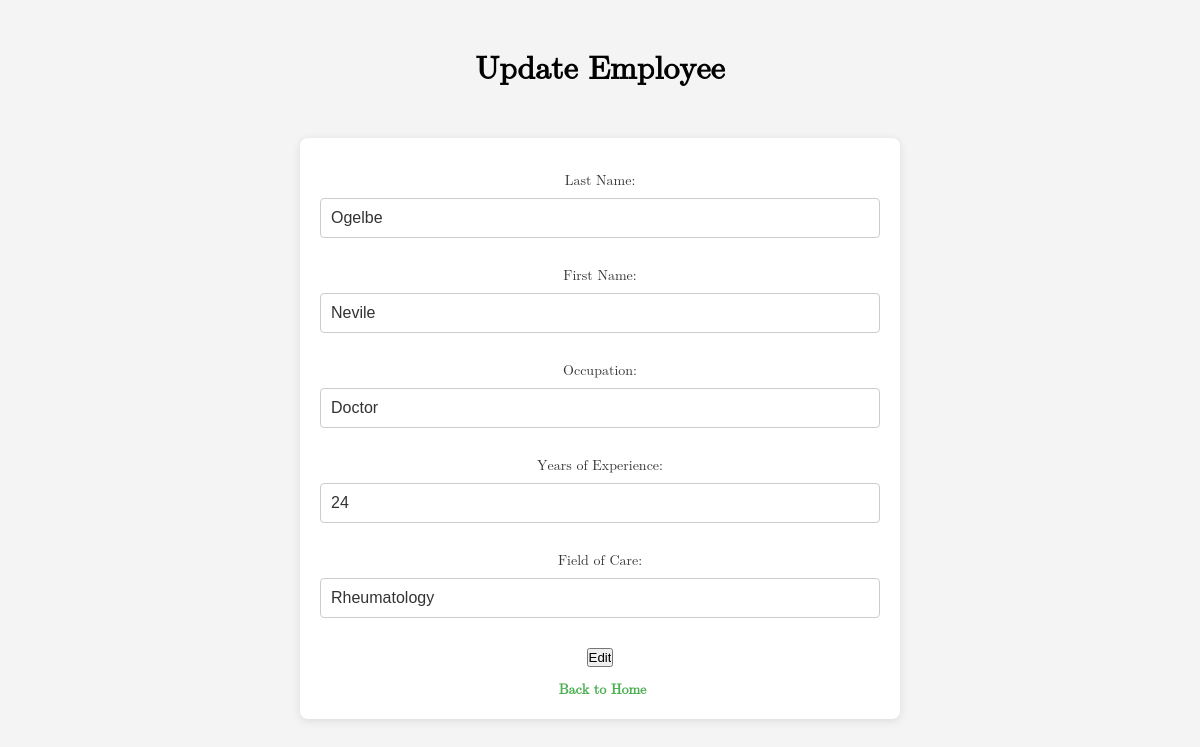
Screenshot of /update.php?employee_id=1 with the database file from the repository.
### tables this page shows
CREATE TABLE Employee (
    employee_id INT AUTO_INCREMENT PRIMARY KEY, 
    last_name VARCHAR(100) NOT NULL,        
    first_name VARCHAR(100) NOT NULL,       
    occupation VARCHAR(100) NOT NULL,      
    years_of_experience INT NOT NULL,        
    expertise VARCHAR(100) NOT NULL      
);

### core/models.php (called while the page is built, shortened)
<?php
function getEmployeeId($pdo, $employee_id)
{
    $sql = "SELECT * FROM employee WHERE employee_id = ?";
    $stmt = $pdo->prepare($sql);
    if ($stmt->execute([$employee_id])) {
        return $stmt->fetch();
    }
}
?>

### update.php (the view, shortened to what this page needs)
<?php require_once 'core/dbConfig.php'; ?>
<?php require_once 'core/models.php'; ?>
<!DOCTYPE html>
<html lang="en">
<head>
  <link rel="stylesheet" href="css/components.css">
</head>
<body>
  <?php $getEmployeeId = getEmployeeId($pdo, $_GET['employee_id']); ?>
  <h1>Update Employee</h1>
  <form action=" core/handleForms.php" method="POST">
    <p>
      <label for="last_name">Last Name:</label>
      <input type="text" name="last_name" value="<?php echo $getEmployeeId['last_name']; ?>" required>
    </p>
    <p>
      <label for="first_name">First Name:</label>
      <input type="text" name="first_name" value="<?php echo $getEmployeeId['first_name']; ?>" required>
    </p>
    <p>
      <label for="occupation">Occupation:</label>
      <input type="text" name="occupation" value="<?php echo $getEmployeeId['occupation']; ?>" required>
    </p>
    <p>
      <label for="years_of_experience">Years of Experience:</label>
      <input type="text" name="years_of_experience" value="<?php echo $getEmployeeId['years_of_experience']; ?>"
        required>
    </p>
    <p>
      <label for="expertise">Field of Care:</label>
      <input type="text" name="expertise" value="<?php echo $getEmployeeId['expertise']; ?>" required>
    </p>
    <p>
      <input type="submit" name="editEmployeeBtn" value="Edit">
    </p>
    <p>
      <a href="index.php">Back to Home</a>
    </p>
  </form>
</body>
</html>

### css/components.css (style rules this page uses)
* { margin: 0; padding: 0; box-sizing: border-box; }
body { font-family: math; background-color: #f4f4f4; height: 100vh; display: block; margin: 0; }
h1 { text-align: center; margin-top: 50px; }
form { background-color: #fff; border-radius: 8px; padding: 20px; width: 100%; max-width: 600px; box-shadow: 0 2px 10px rgba(0, 0, 0, 0.1); margin: 50px auto; }
label { font-size: 14px; color: #333; margin-bottom: 8px; display: block; }
input[type="text"], input[type="password"] { width: 100%; padding: 10px; margin-bottom: 15px; border: 1px solid #ccc; border-radius: 4px; font-size: 16px; color: #333; }
p { margin-top: 15px; font-size: 14px; text-align: center; color: #333; }
p a { text-decoration: none; color: #4CAF50; font-weight: bold; margin-left: 5px; transition: color 0.3s ease; }

### rows the page displays
employee: last_name "Ogelbe", first_name "Nevile", occupation "Doctor", years_of_experience "24", expertise "Rheumatology"
